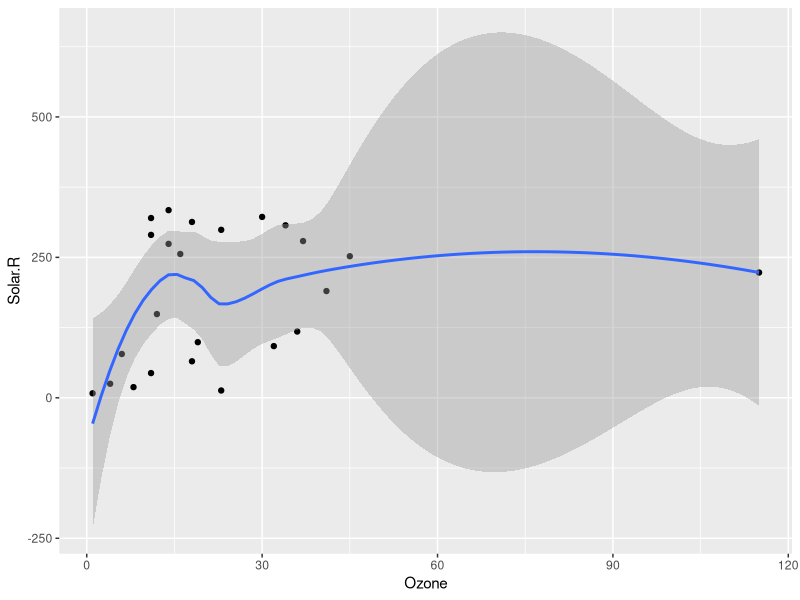
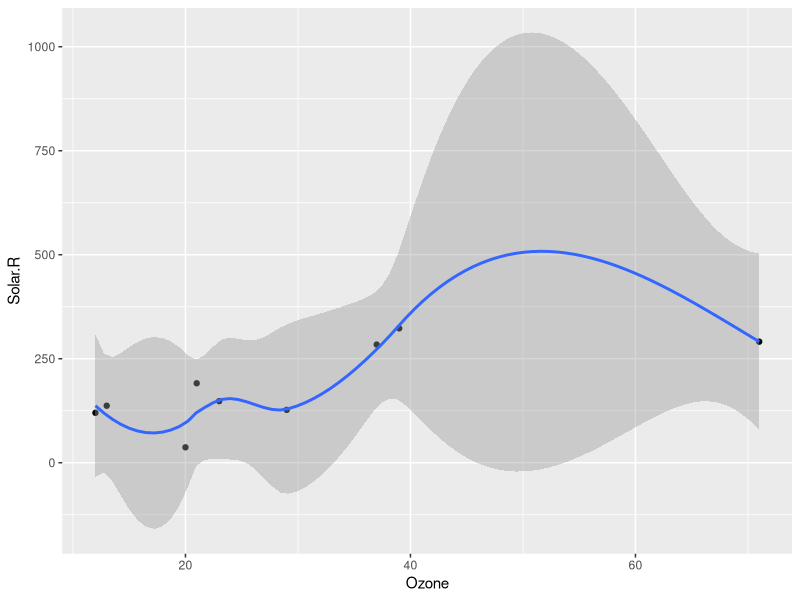
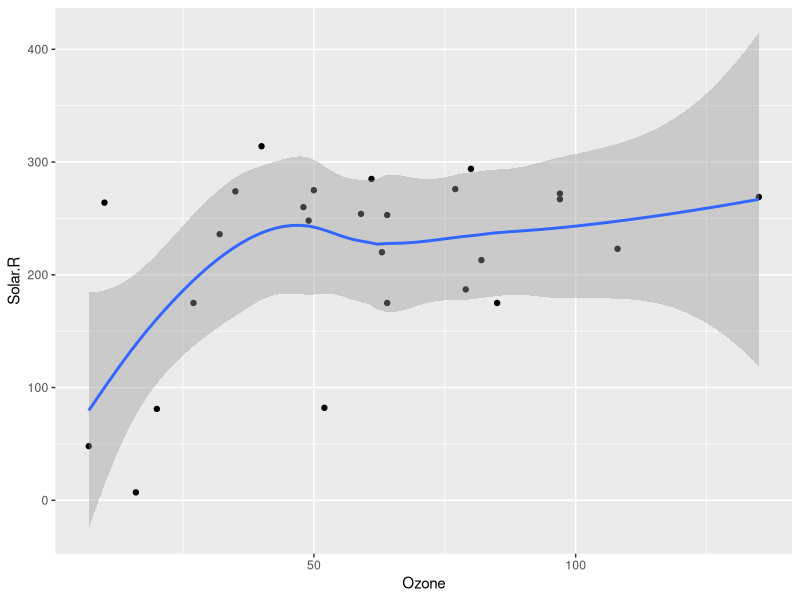
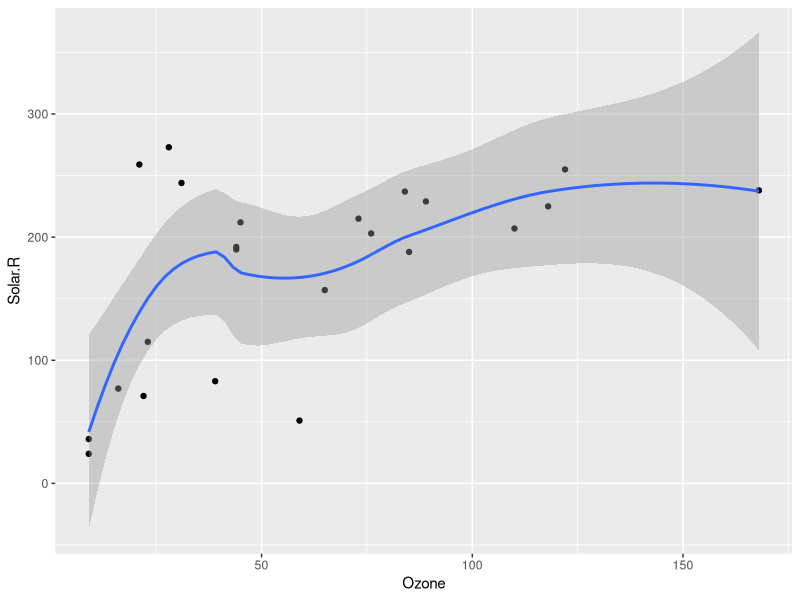
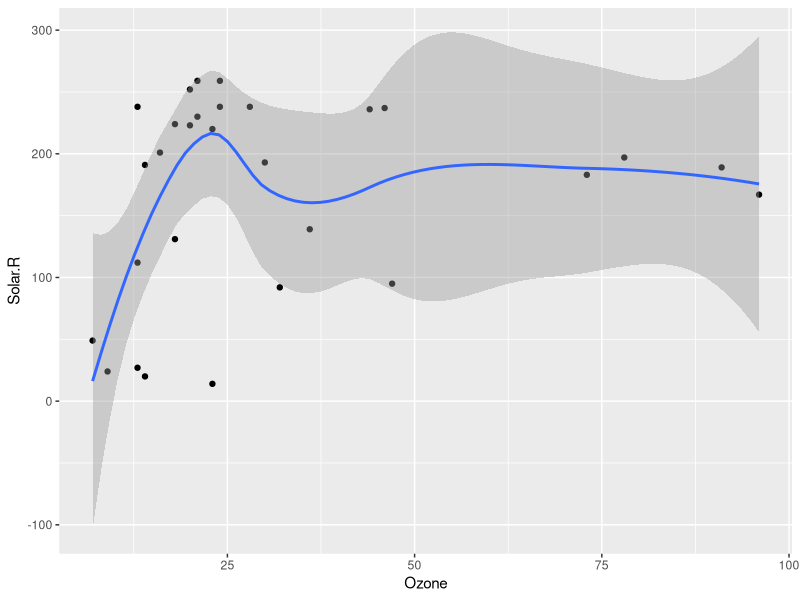
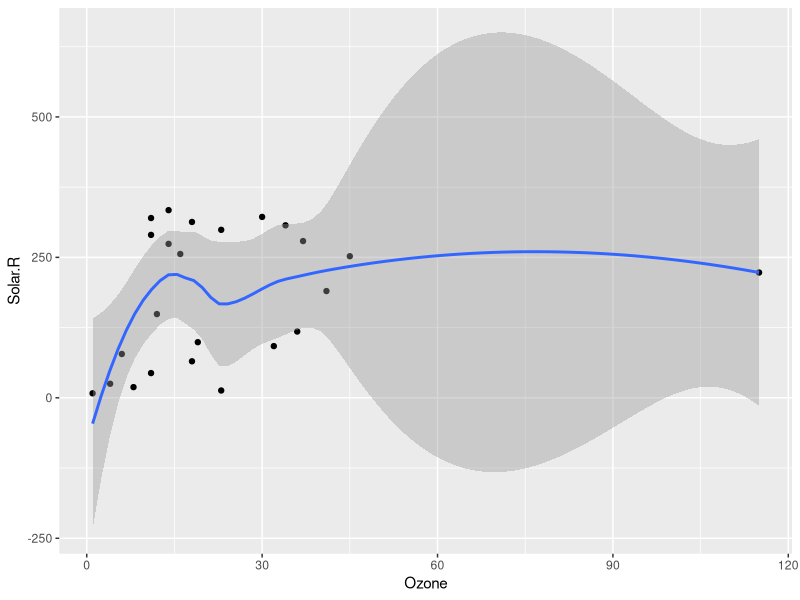
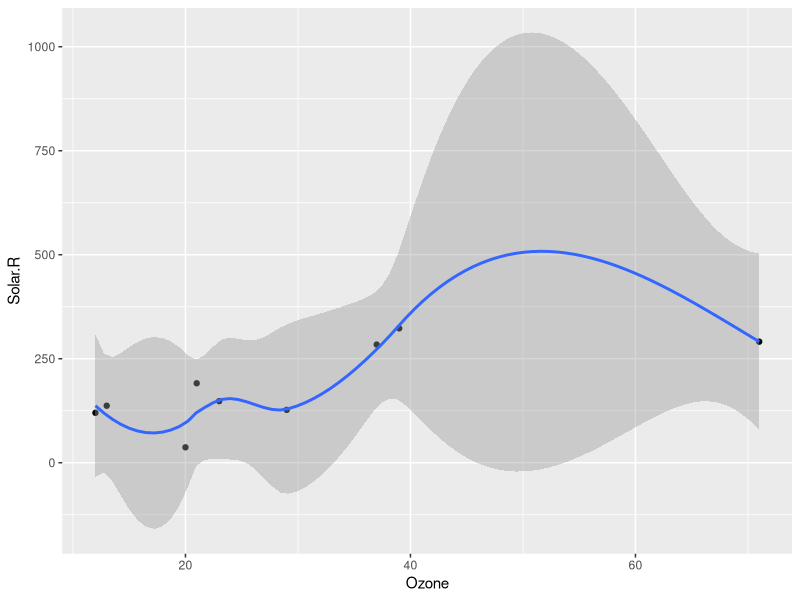
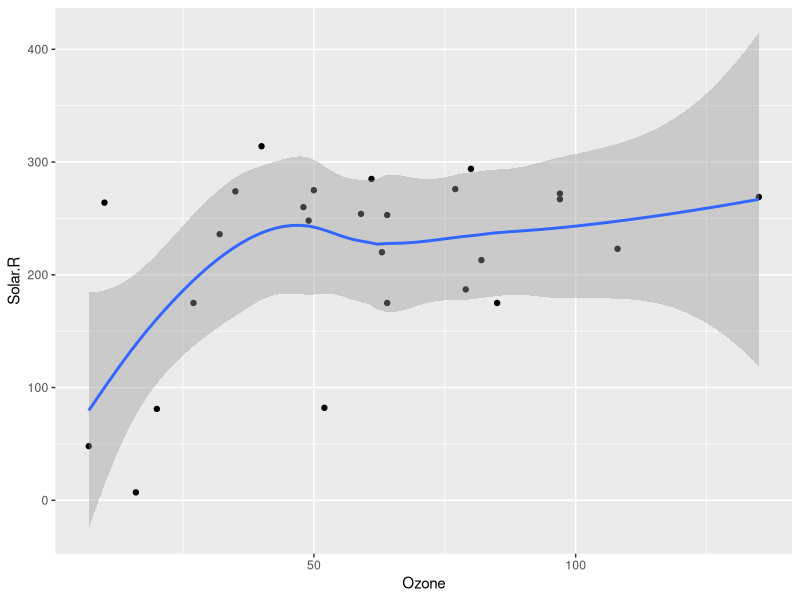

Source code (R) for these figures, in order:
## ---- chunk 1
# Set knitr options
knitr::opts_chunk$set(echo = TRUE,
                      message = FALSE,
                      warning = FALSE,
                      fig.width = 7.5,
                      fig.height = 4.5)

# load packages
library(tidyverse)
## ---- chunk 2
set.seed(123) # Set random number generation

m <- lm(mpg ~ hp + cyl + drat, mtcars)

l <- list(a = list(m = matrix(1:12, ncol = 3),
                   v = 1:7),
          b = data.frame(student = 1:15,
                         score = rnorm(15, 100, 10)))

## ---- chunk 3
# check the attributes for model
#attributes(m)

# look inside qr_tol
#m$qr

# extract tolerance
(tol <- m$qr$tol)

## ---- chunk 4
# check the structure of the model
#str(m)

# look term.labels
(term_labels <- attributes(m$terms)$term.labels) #our approach

attr(attr(m$model, "terms"), "term.labels") #approach Daniel wanted

## ---- chunk 5

#str(l)

# I need to extract m, with is a list within list a
#method # 1:
l$a$m

#method #2
l[["a"]][["m"]]

## ---- chunk 6

l$a$m[, 3, drop = FALSE]

## ---- chunk 7

#l$b$score

#method 1
l$b$score[7]

#method 2
l[["b"]][["score"]][[7]]

## ---- chunk 8
# split by month
aq_split <- split(x = airquality, f = airquality$Month)

aq_split
## ---- chunk 9

#str(aq_split)

means <- rep(NA, 5)

for(i in seq_along(means)) {
    means[i] <- mean(aq_split[[i]][, 1], na.rm = TRUE) #calculates mean of column 1 (Ozone) for each list
}

means

## ---- chunk 10
# compute ozone mean for each month and output list
lapply(aq_split, function(x) mean(x$Ozone, na.rm = TRUE))

# computer ozone mean for each month and output an atomic vector
sapply(aq_split, function(x) mean(x$Ozone, na.rm = TRUE))

# computer ozone mean for each month and specify output as a double
vapply(aq_split, function(x) mean(x$Ozone, na.rm = TRUE), FUN.VALUE = double(1))

## ---- chunk 11
# create a plot for each month
plots_by_month <- lapply(aq_split, function(x) {
  ggplot(x, aes(Ozone, Solar.R)) +
    geom_point() +
    geom_smooth()
})

plots_by_month

## ---- chunk 12

filenames <- here::here("plots", 
                        paste0("month", names(plots_by_month), ".png"))
filenames

for(i in seq_along(plots_by_month)) {
    ggsave(filenames[i], # single bracket
           plots_by_month[[i]], # double bracket
           device = "png",
           width = 6.5, 
           height = 8)
}

